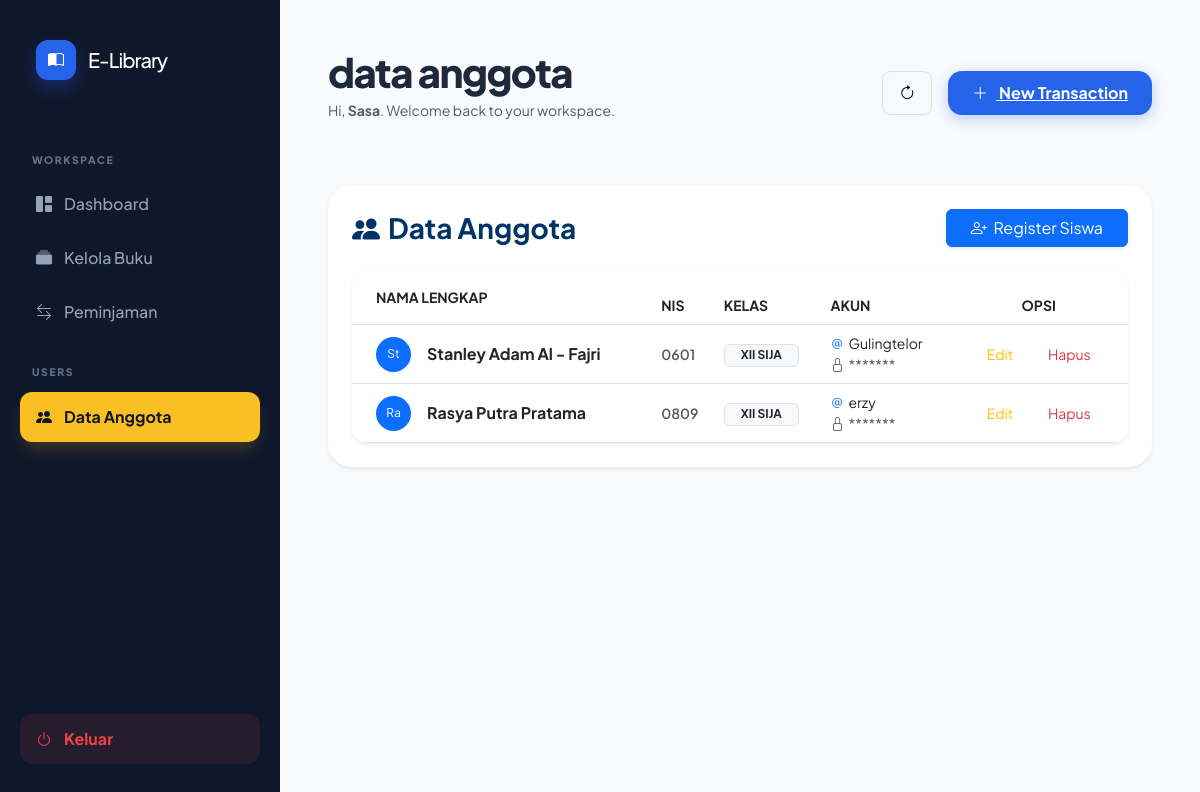
Page /admin/dashboard.php?halaman=data_anggota (signed in) on the committed database.
### tables this page shows
CREATE TABLE `anggota` (
  `id_anggota` int(6) NOT NULL,
  `nis` varchar(50) NOT NULL,
  `nama_anggota` varchar(50) NOT NULL,
  `username` varchar(50) NOT NULL,
  `password` varchar(50) NOT NULL,
  `kelas` varchar(50) NOT NULL
);

### admin/data_anggota.php (the view, shortened to what this page needs)
<div class="d-flex justify-content-between align-items-center mb-4">
    <h3 class="fw-bold m-0" style="color: #003366;">
        <i class="bi bi-people-fill me-2"></i>Data Anggota
    </h3>
    <a href="?halaman=input_anggota" class="btn btn-primary px-4 shadow-sm">
        <i class="bi bi-person-plus me-1"></i> Register Siswa
    </a>
</div>
<div class="card border-0 shadow-sm rounded-4 overflow-hidden">
    <div class="table-responsive">
        <table class="table table-hover align-middle mb-0">
            <thead style="background-color: #f8f9fa;">
                <tr class="text-uppercase small fw-bold" style="color: #003366;">
                    <th class="ps-4 py-3">Nama Lengkap</th>
                    <th>NIS</th>
                    <th>Kelas</th>
                    <th>Akun</th>
                    <th class="text-center">Opsi</th>
                </tr>
            </thead>
            <tbody>
                <?php
                include "../koneksi.php";
                $data = mysqli_query($koneksi, "SELECT * FROM anggota ORDER BY id_anggota DESC");
                foreach($data as $anggota) {
                ?>
                <tr>
                    <td class="ps-4">
                        <div class="d-flex align-items-center">
                            <div class="rounded-circle bg-primary text-white d-flex align-items-center justify-content-center me-3" style="width: 35px; height: 35px; font-size: 12px;">
                                <?= substr($anggota['nama_anggota'], 0, 2); ?>
                            </div>
                            <span class="fw-bold"><?= $anggota['nama_anggota']; ?></span>
                        </div>
                    </td>
                    <td class="text-muted fw-semibold small"><?= $anggota['nis']; ?></td>
                    <td><span class="badge bg-light text-dark border px-3"><?= $anggota['kelas']; ?></span></td>
                    <td>
                        <div class="small"><i class="bi bi-at text-primary me-1"></i><?= $anggota['username']; ?></div>
                        <div class="small text-muted"><i class="bi bi-lock text-muted me-1"></i>*******</div>
                    </td>
                    <td class="text-center">
                        <a href="?halaman=edit_anggota&id=<?= $anggota['id_anggota']; ?>" class="btn btn-sm btn-outline-warning border-0 rounded-pill px-3">Edit</a>
                        <a onclick="return confirm('Hapus anggota ini?')" href="?halaman=hapus_anggota&id=<?= $anggota['id_anggota']; ?>" class="btn btn-sm btn-outline-danger border-0 rounded-pill px-3">Hapus</a>
                    </td>
                </tr>
                <?php } ?>
            </tbody>
        </table>
    </div>
</div>

### admin/dashboard.php (style rules this page uses)
:root { --primary: #2563eb; --dark-navy: #0f172a; --slate-gray: #64748b; --bg-body: #f8fafc; --sidebar-width: 280px; --accent-gold: #fbbf24; }
body { background-color: var(--bg-body); font-family: 'Plus Jakarta Sans', sans-serif; color: #1e293b; overflow-x: hidden; }

### rows in the picture
anggota: nama_anggota "St", nama_anggota "Stanley Adam Al - Fajri", nis "0601", kelas "XII SIJA", username "Gulingtelor"
anggota: nama_anggota "Ra", nama_anggota "Rasya Putra Pratama", nis "0809", kelas "XII SIJA", username "erzy"

### other values in the picture
str_replace('_', ' ', $halaman) "data anggota"
$_SESSION['nama_admin'] "Sasa"
